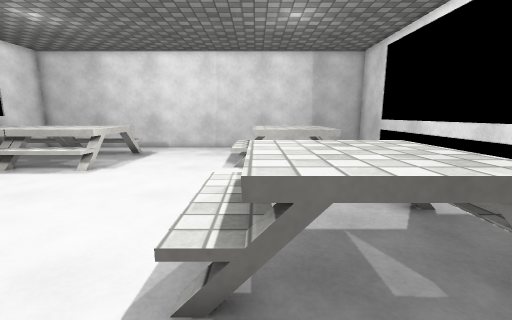
view 1 (above)

19 first-person views from a walk through a 3-D level made in the Unity game engine. The camera is 1.2 m above the floor, tilts 10° down and sees 90° across. The floor is counted in squares, 0.5 m on a side. Each view is taken from the middle of a square. On the plan, view 1 faces up. The plan holds only what a view shows up to about 17 squares ahead; the rest is blank. The place goes on beyond the plan. The player character is not drawn. Surface patterns are stand-ins for the level's own textures.

view 2
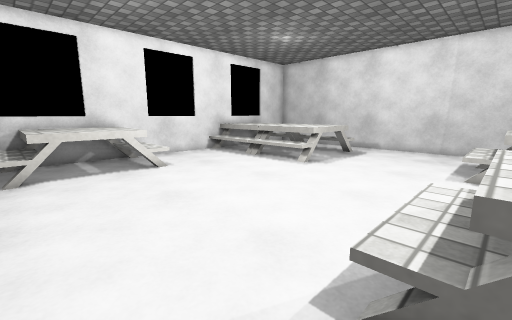

view 3
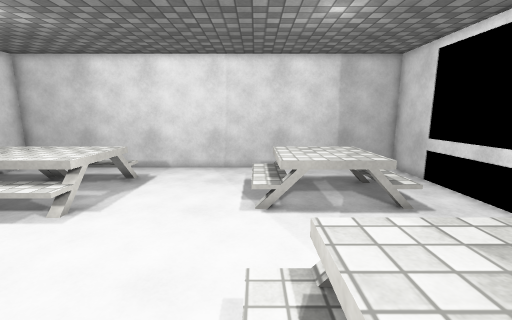

view 4
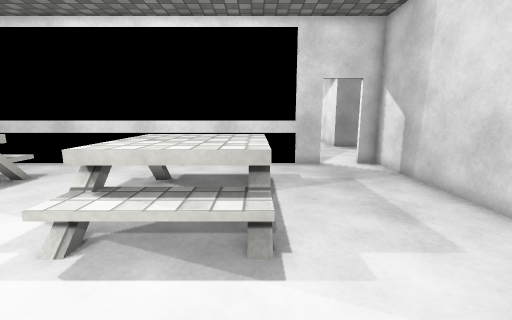

view 5
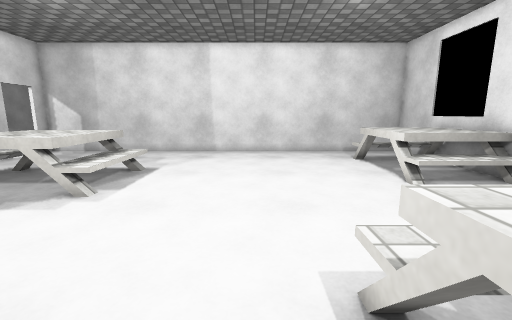

view 6
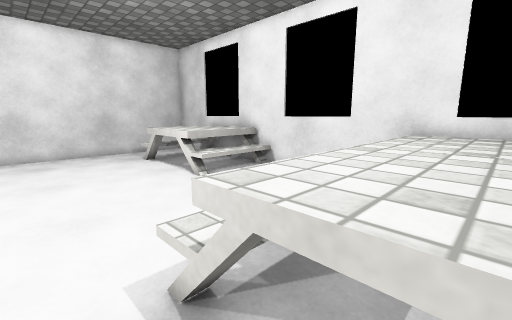

view 7
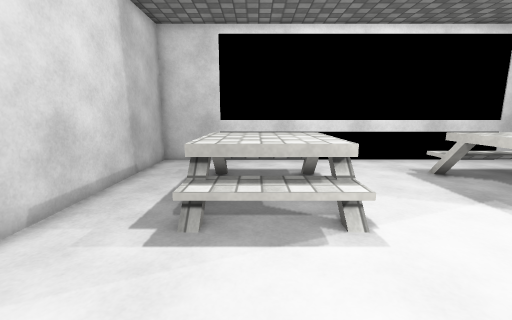

view 8
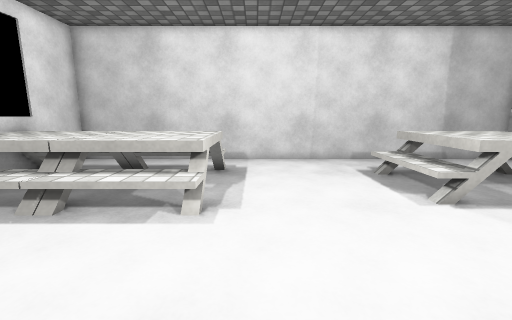

view 9
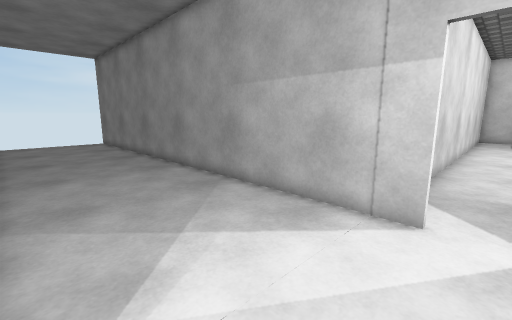

view 10
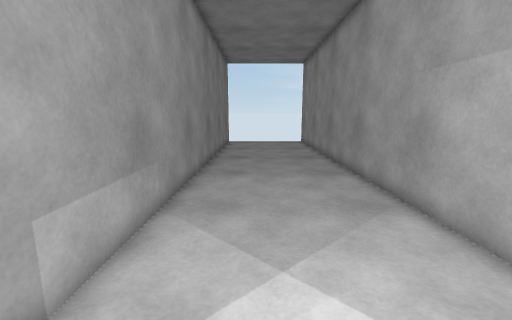

view 11
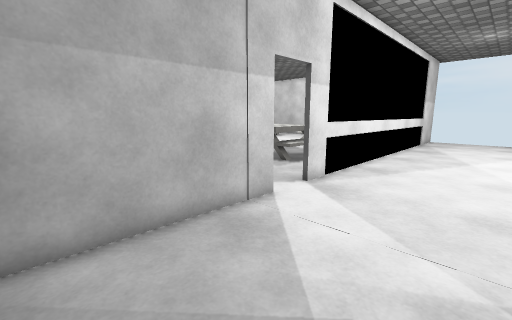

view 12
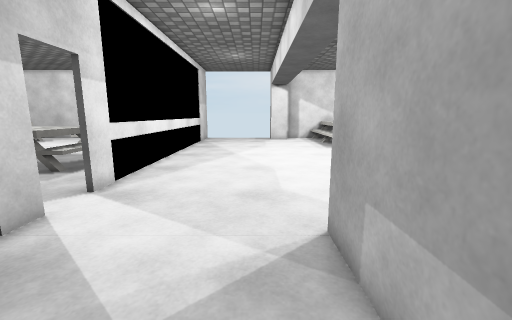

view 13
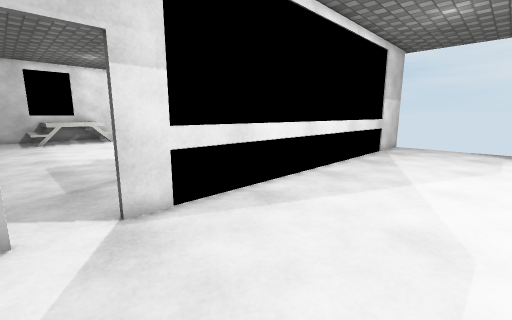

view 14
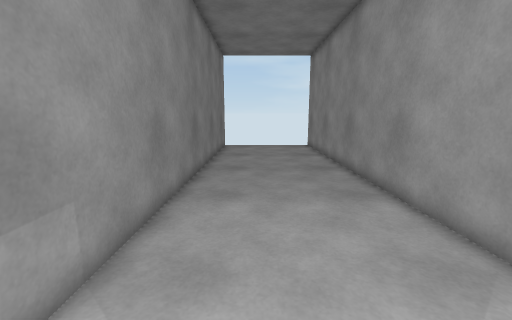

view 15
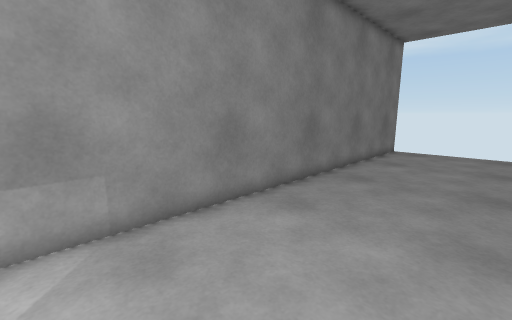

view 16
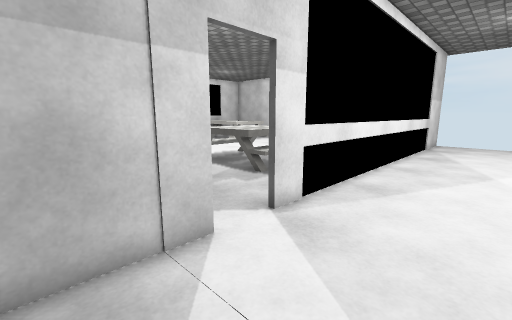

view 17
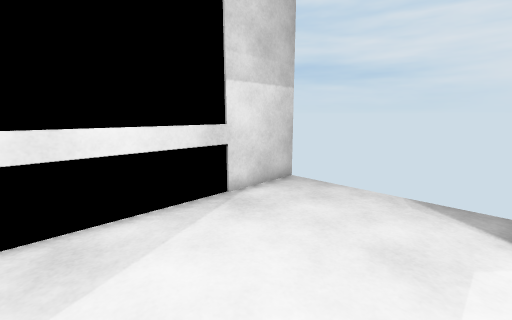

view 18
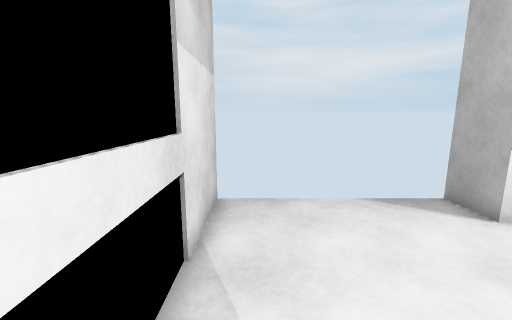

view 19
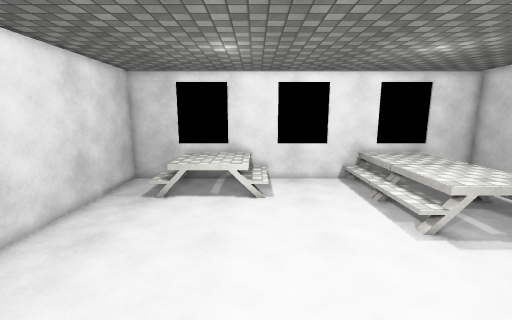

### Floor plan
Key: @ floor where view 1 was taken; # wall or solid block; x gap in a wall; . main floor; : floor 0.75 m higher than the main floor; / step, stairs or slope; = window, fence, low wall or low ledge; v drop or lower ground.
Columns run from 15 left of view 1 to 14 right of it. Each row starts with its distance up from view 1.
 19 ########################     #
 18 #......................#.....#
 17 #......................#......
 16 #///////.......#vvv ...#......
 15 ::::::::=.....//::://..#......
 14 ::::::::v.....//::://..#......
 13 ::::::::v.....//::://..#......
 12 #:::::::=.....//::://..#......
 11 #///////...............#......
 10 #......................#......
  9 #......................#......
  8 #......................#......
  7 #............../.......#......
  6 #.............//::://..#......
  5 #///..........//::://..#......
  4 #:::=.........//::://..#......
  3 ::::v........./=##x=/..#......
  2 ::::v..................#......
  1 ::::=..................#......
  0 #///...........@.......#......
 -1 #.............................
 -2 #.............................
 -3 ########################.....#
 -4                        #.....#
 -5                        #.....#
 -6                        #.....#
 -7                        #.....#
 -8                        #.....#
 -9                        #.....#
-10                        #.....#
-11                        #.....#
-12                        #.....#
-13                        #.....#
-14                        #.....#
-15                        #.....#
-16                        #.....#
-17                        #.....#
-18                        #.....#
-19                        #.....#
-20                        #.....#
-21                        #.....#

Positions as (right, up) in squares from view 1, and headings:
1: (0, 0), facing up
2: (0, 0), facing up-left
3: (-1, 3), facing up
4: (-5, 3), facing right
5: (-6, 14), facing down
6: (-6, 14), facing down-left
7: (-6, 14), facing right
8: (-6, 5), facing up
9: (14, -1), facing down-left
10: (12, -2), facing down
11: (13, -8), facing up-left
12: (13, -8), facing up
13: (14, -2), facing up-left
14: (12, -5), facing down
15: (9, -7), facing down-right
16: (12, -5), facing up-left
17: (14, 11), facing up-left
18: (9, 12), facing up
19: (1, 5), facing left
